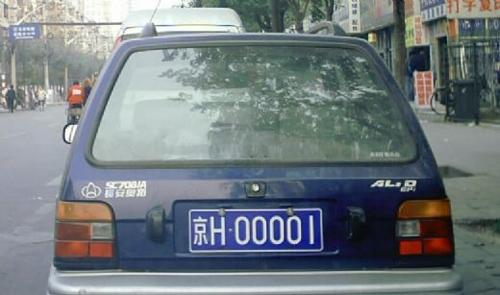
%> input picture license plate sample/京h.jpg, 500 x 295 px
$ octave main.m   (GNU Octave 9; MATLAB toolbox functions it lacks are replaced by stand-ins)
%> lines starting %> are read from the running program, lines starting %| are printed output that depends on the picture; in (x1, y1, x2, y2) boxes, pixels count from 0 and x2, y2 are one past the last pixel; in counts of white or black regions, pixels touching at a corner belong together; the program's own positions count from 1
### qiege.m
function e=qiege(d)
[m,n]=size(d);
top=1;bottom=m;left=1;right=n;   % init
while sum(d(top,:))==0 && top<=m
    top=top+1;
end
while sum(d(bottom,:))==0 && bottom>=1
    bottom=bottom-1;
end
while sum(d(:,left))==0 && left<=n
    left=left+1;
end
while sum(d(:,right))==0 && right>=1
    right=right-1;
end
dd=right-left;
hh=bottom-top;
e=imcrop(d,[left top dd hh]);

### getword.m
function [word,result]=getword(d)
word=[];flag=0;y1=8;y2=0.5;
    while flag==0
        [m,n]=size(d);
        wide=0;
        while sum(d(:,wide+1))~=0 && wide<=n-2
            wide=wide+1;
        end
        temp=qiege(imcrop(d,[1 1 wide m]));
        [m1,n1]=size(temp);
        if wide<y1 && n1/m1>y2
            d(:,[1:wide])=0;
            if sum(sum(d))~=0
                d=qiege(d);  % 切割出最小范围
            else word=[];flag=1;
            end
        else
            word=qiege(imcrop(d,[1 1 wide m]));
            d(:,[1:wide])=0;
            if sum(sum(d))~=0;
                d=qiege(d);flag=1;
            else d=[];
            end
        end
    end
%end
          result=d;

### main.m
% function [d]=main()
 close all
 clc    % 清空命令窗口的所有输入和输出，类似于清屏

%自动弹出提示框读入图像
 [filename,filepath]=uigetfile('.jpg','choose a vehicle image(muist be standard chinese license plate with blue background and white character)');% 直接自动读入%
%> the answer given: license plate sample/京h.jpg
 file=strcat(filepath,filename); %strcat函数：连接字符串；把filepath的字符串与filename的连接，即路径/文件名
 I=imread(file);
%> I is the input picture: size 295x500x3 uint8; mean R, G, B 114.9, 123.7, 127.6
 figure('name','original image'),imshow(I);title('original image')
 %图像增强
 % h=ones(5,5)/25; %过滤器h
 % I=imfilter(I,h);%真彩色增强
 % figure('name','真彩色增强');imshow(I);title('真彩色增强');

I1=rgb2gray(I); % RGB图像转灰度图像
 % %figure('name','灰度处理前'),subplot(1,2,1),imshow(I1);title('灰度处理前的灰度图');
% % subplot(1,2,2),imhist(I1);title('灰度处理前的灰度图直方图');
%线性灰度变换
 I1=imadjust(I1,[0.3,0.7],[]);
 figure('name','after grayscale'),subplot(1,2,1),imshow(I1);title('after grayscale');
 subplot(1,2,2),imhist(I1);title('histogram after grayscale');
%> after `title('histogram after grayscale')`:
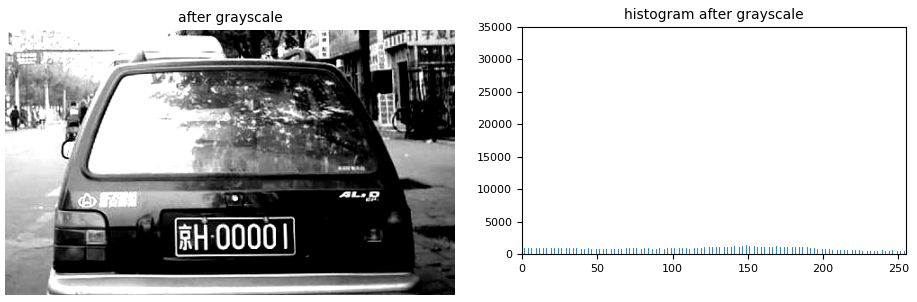
%> figure redrawn from the program's plot data, 2 panels
%进行中值滤波
 I1=medfilt2(I1);
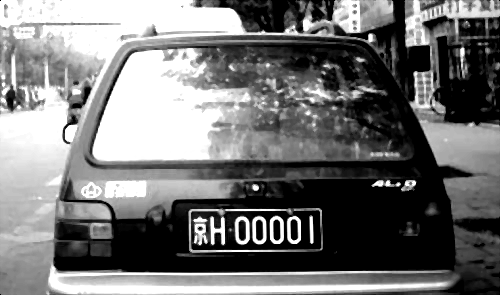
%> I1: size 295x500 uint8; min 0, max 255, mean 116.1
 figure,imshow(I1);title('median filter');
 imwrite(I1,'median filter.jpg');

%边缘检测：sobel,roberts,canny,prewitt等
 I2=edge(I1,'roberts',0.25,'both'); %边缘检测算法，强度小于阈值0.15的边缘被省略掉,'both'两个方向检测（缺省默认）
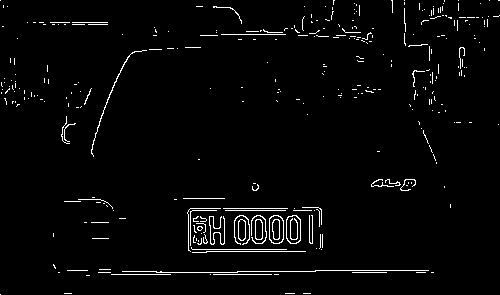
%> I2: size 295x500 logical; 2.6% white in thin lines or dots
 % I2=edge(I1,'roberts',0.15,'both'); %边缘检测算法，强度小于阈值0.15的边缘被省略掉,'both'两个方向检测（缺省默认）
figure('name','edge detection'),imshow(I2);title('robert edge detection')
imwrite(I2,'robert edge detection.jpg');
 se=[1;1;1];
 I3=imerode(I2,se);% 腐蚀Imerode(X,SE).其中X是待处理的图像，SE是结构元素对象
%> I3: size 295x500 logical; 0.66% white in thin lines or dots, all inside (x1, y1, x2, y2) = (1, 0, 488, 267)
figure('name','image after corrosion'),imshow(I3);title('image after corrosion');
imwrite(I3,'image after corrosion.jpg');
 se=strel('rectangle',[20,20]);% 25X25的矩形 strel???
 I4=imclose(I3,se);% 用25*25的矩形对图像进行闭运算(先膨胀后腐蚀)有平滑边界作用
%> I4: size 295x500 logical; 3.9% white; 57 white regions (47 under 20 px), largest, box (x1, y1, x2, y2) and area: (188, 210, 323, 250) 3143, (392, 0, 459, 45) 787, (413, 47, 439, 104) 726
 figure('name','smoothing process'),imshow(I4);title('image after smoothing');
 imwrite(I4,'image after smoothing.jpg');
 I5=bwareaopen(I4,1000);% 从二进制图像中移除所有少于2000像素的连接对象，消失的是连续的白色像素数量少于2000的字符
%> I5: size 295x500 logical; 2.1% white; 1 white region, box (x1, y1, x2, y2) and area: (188, 210, 323, 250) 3143
 figure('name','remove small object'),imshow(I5);title('remove snall object');
  imwrite(I5,'remove snall object.jpg');
 [y,x,z]=size(I5);% y是行数，x是列数，z是维数
%> y = 295; x = 500; z = 1
 myI=double(I5);% 转成双精度型
 tic   % 开始计时
 Blue_y=zeros(y,1);% zeros(M,N) 表示的是M行*N列的全0矩阵
 for i=1:y
     for j=1:x
          if(myI(i,j,1)==1) %% 判断蓝色像素remove
            Blue_y(i,1)= Blue_y(i,1)+1;% 蓝色像素点统计
          end
      end
 end
%> after the loop, Blue_y = 295 values, max 135 at index 236, min 0 at index 1, mean 10.65
 [temp MaxY]=max(Blue_y);% Y方向车牌区域确定 [temp MaxY]临时变量MaxY
%> temp = 135; MaxY = 236
 PY1=MaxY;  % 以下为找车牌Y方向最小值
%> PY1 = 236
 while ((Blue_y(PY1,1)>=5)&&(PY1>1))%% 为什么判断蓝色像素点>=5（才算蓝色）？？？？
         PY1=PY1-1;
 end
%> this loop made 21 passes
%> PY1 on passes 1 to 12: 235, 234, 233, 232, 231, 230, 229, 228, 227, 226, 225, 224
 PY2=MaxY; % 以下为找车牌Y方向最大值 ???难道最大值不是MaxY????
%> PY2 = 236
 while ((Blue_y(PY2,1)>=5)&&(PY2<y))
         PY2=PY2+1;
 end
%> this loop made 10 passes
 % IY=I(PY1:PY2,:,:);
 %%%%%%%%%%%%%%%%% X方向 %%%%%%%%%
 Blue_x=zeros(1,x);% 进一步确定x方向的车牌区域
 for j=1:x
      for i=PY1:PY2  % 只需扫描的行
          if(myI(i,j,1)==1) %% 判断蓝色像素
             Blue_x(1,j)= Blue_x(1,j)+1; % 蓝色像素点统计
          end
      end
 end
%> after the loop, Blue_x = 500 values, max 32 at index 321, min 0 at index 1, mean 6.25

 PX1=1;% 以下为找车牌X方向最小值
 while ((Blue_x(1,PX1)<5)&&(PX1<x))%% 为什么判断蓝色像素点<3（不算蓝色？）？？？？
        PX1=PX1+1;
 end
%> after the loop, PX1 = 189
 PX2=x;% 以下为找车牌X方向最大值
%> PX2 = 500
 while ((Blue_x(1,PX2)<3)&&(PX2>PX1))
         PX2=PX2-1;
 end
%> this loop made 177 passes
%> PX2 on passes 1 to 3: 499, 498, 497
%> after the loop, PX2 = 323
 PY1=PY1-2;% 对车牌区域的校正 为什么要这么+－？？？
%> PY1 = 213
 PX1=PX1-2;
%> PX1 = 187
 PX2=PX2+3;
%> PX2 = 326
 PY2=PY2+10;
%> PY2 = 256


 dw=I(PY1:PY2-8,PX1:PX2,:);% 裁剪图像
 toc %t=toc; % 停止计时
 %figure(7),subplot(1,2,1),imshow(IY),title('行方向合理区域');
 figure('name','Extract license plate from image'),%subplot(1,2,2),
 imshow(dw),title('Extract license plate from image')
 imwrite(dw,'dw.jpg');
 imwrite(dw,'Extract license plate from image.jpg');
 % 直接自动读入%[filename,filepath]=uigetfile('dw.jpg','输入一个定位裁剪后的车牌图像');
 %jpg=strcat(filepath,filename); % strcat函数：连接字符串；把filepath的字符串与filename的连接，即路径/文件名
 a=imread('dw.jpg');
 b=rgb2gray(a);
 imwrite(b,'1.gray scale image.jpg');
figure('name','image processing');subplot(3,2,1),imshow(b),title('1.grayscale image')

% [8 lines of commented-out code are left out]
 b=imadjust(b,[0.3,0.7],[]);
 subplot(3,2,2),imshow(b);title('2.Grayscale image after linear gray scale processing');

%进行二值化处理
 d=im2bw(b,0.4);%将灰度图像进行二值化处理
%> d: size 36x140 logical; 34.8% white; 13 white regions (3 under 20 px), largest, box (x1, y1, x2, y2) and area: (24, 4, 39, 33) 253, (48, 4, 64, 33) 252, (66, 4, 81, 33) 243
 imwrite(d,'2.binary image.jpg');
 subplot(3,2,3),imshow(d),title('3.binary image');%显示二值化图像

%进行中值滤波
 d=medfilt2(d);
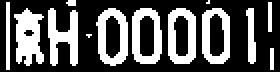
%> d: size 36x140 logical (shown 2 times larger); 34.6% white; 13 white regions (3 under 20 px), largest, box (x1, y1, x2, y2) and area: (7, 4, 22, 33) 288, (24, 4, 39, 33) 254, (48, 4, 64, 33) 253
 imwrite(d,'4.after Median filter.jpg');
 subplot(3,2,4),imshow(d);title('4.after Median filter');

% 均值滤波
 %h=fspecial('average',3);
 %d=im2bw(round(filter2(h,d)));% 滤波后，im2bw()：将图像转成二值图像 (可以不用round函数 也是一样的)
 %imwrite(d,'4.均值滤波后.jpg');
 %subplot(3,2,4),imshow(d),title('4.均值滤波后')

% 某些图像进行操作
 % 膨胀或腐蚀  ？？？感觉没什么效果咧？？？
 % se=strel('square',3);  % 使用一个3X3的正方形结果元素对象对创建的图像进行膨胀
 % 'line'/'diamond'/'ball'/'square'/'dish'... 线/菱形/球/正方形/圆
 se=eye(2); % eye(n) 返回n乘n单一矩阵； 单位矩阵
 [m,n]=size(d);
%> m = 36; n = 140
 if bwarea(d)/m/n>=0.365 % 函数bwarea 计算目标物的面积，单位是像素；bwarea/m/n即为单个像素？？
     d=imerode(d,se);% 腐蚀
 elseif bwarea(d)/m/n<=0.235
     d=imdilate(d,se);% 膨胀
 end
 imopen(d,se);

%se=eye(7);
 %imopen(d,se);
 imwrite(d,'5.after corrosion or expansion.jpg');
 subplot(3,2,5),imshow(d),title('5.after corrosion or expansion')

%%%%%%%%%%%%%%%%%%%%%%%%%%%%%%%%%%%%%%%%%%%%
%%%%进行字符识别%%%%%%%%%%%%%%%%%%%%%%%%%%%%%%%%%
%%%%%%%%%%%%%%%%%%%%%%%%%%%%%%%%%%%%%%%%%%%%

% 寻找连续有文字的块，若长度大于某阈值，则认为该块有两个字符组成，需要分割
 d=qiege(d);% 调用qiege()子程序
%> after the loop in qiege, `while sum(d(top,:))==0 && top<=m`: top = 1
%> the loop in qiege, `while sum(d(bottom,:))==0 && bottom>=1` made 1 pass
%> bottom on pass 1: 35
%> the loop in qiege, `while sum(d(:,left))==0 && left<=n` made 3 passes
%> the loop in qiege, `while sum(d(:,right))==0 && right>=1` made 3 passes
%> right on passes 1 to 3: 139, 138, 137
%> in qiege, `dd=right-left;`: dd = 133
%> in qiege, `hh=bottom-top;`: hh = 34
%> in qiege, `e=imcrop(d,[left top dd hh]);`: e: size 35x134 logical; 37.2% white; 13 white regions (3 under 20 px), largest, box (x1, y1, x2, y2) and area: (4, 4, 19, 33) 288, (21, 4, 36, 33) 254, (45, 4, 61, 33) 253
 [m,n]=size(d);
%> m = 35; n = 134
 figure,subplot(2,1,1),imshow(d),title(n)
 k1=1;k2=1;
 j=1;
 s=sum(d);%sum(x)就是竖向相加，求每列的和，结果是行向量;sum(x,2)表示矩阵x的横向相加，求每行的和，结果是列向量。sum(X(:))表示矩阵求和
%> s = 134 values, max 34 at index 1, min 0 at index 3, mean 13.03

while j~=n   %%%%% 什么原理？？？
     while s(j)==0  %% 无文字？？？为什么？？？
         j=j+1;
     end
     k1=j;
     while s(j)~=0 && j<=n-1
         j=j+1;
     end
     k2=j-1;
     if k2-k1>=round(n/6.5)
         [val,num]=min(sum(d(:,[k1+5:k2-5])));
         d(:,k1+num+5)=0;  % 分割
     end
 end
%> this loop made 10 passes
%> (k1, k2) on passes 1 to 10: (1, 2), (5, 19), (22, 36), (41, 43), (46, 61), (64, 78), (82, 95), (99, 112), (121, 125), (132, 133)
%> after the loop, j = 134
 % 再切割
 %d=qiege(d);
 % 切割出 7 个字符
 y1=10;y2=0.25;flag=0;word1=[];
 while flag==0  % flag为自定义，以便标记循环用
     [m,n]=size(d);
   left=1;
     wide=0;
     while sum(d(:,wide+1))~=0 % 二值图像：黑色像素代表感兴趣的对象而白色像素代表背景。逻辑矩阵只包括0(显示为黑色)和1(显示为白色)
         wide=wide+1;% ？wide的意义？
     end
     if wide<y1   % 认为是左侧干扰 为什么是10？
         d(:,[1:wide])=0; % 将白色汉字前的白色弄成黑色
 %       figure,imshow(d);
         d=qiege(d); % 处理干扰后再次调用切割子程序
     else
         temp=qiege(imcrop(d,[1 1 wide m]));% imcrop函数截取图像[xmin ymin width height]
         [m,n]=size(temp);
         all=sum(sum(temp));
         two_thirds=sum(sum(temp([round(m/3):2*round(m/3)],:)));
         if two_thirds/all>y2 %？？什么意思？？
             flag=1;word1=temp;   %第一个字符
         end
         d(:,[1:wide])=0;d=qiege(d); %？为什么又处理一次？
     end
 end
%> this loop made 2 passes
%> (all, two_thirds) on pass 2: (288, 116)
%> after the loop, flag = 1
 % 分割出第二个字符
 [word2,d]=getword(d);
 % 分割出第三个字符
 [word3,d]=getword(d);
%> the loop in getword (call 2), `while flag==0` made 2 passes
%> temp on pass 1: [true true true; false true false]
 % 分割出第四个字符
 [word4,d]=getword(d);
 % 分割出第五个字符
 [word5,d]=getword(d);
%> the loop in getword (call 4), `while flag==0` made 1 pass
%> pass 1, in qiege (call 18), `e=imcrop(d,[left top dd hh]);`:
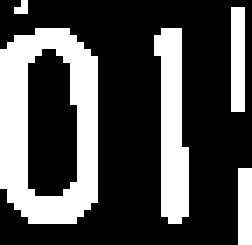
%> e: size 35x36 logical (shown 7 times larger); 30.1% white; 5 white regions (1 under 20 px), largest, box (x1, y1, x2, y2) and area: (0, 4, 14, 32) 228, (22, 4, 27, 32) 96, (33, 1, 35, 16) 30, (34, 24, 36, 35) 22
 % 分割出第六个字符
 [word6,d]=getword(d);
 % 分割出第七个字符
 [word7,d]=getword(d);
%> after the loop in getword (call 6), `while flag==0`: d = 34 rows, first 12: [true true false; true true false; true true false; true true false; true true false; true true false; true true false; true true false; true true false; true true false; true true false; true true false]; word = 28 rows, first 8: [false true true true false; true true true true false; true true true true false; true true true true false; false true true true false; false true true true false; false true true true false; false true true true false]
%> in getword (call 6), `result=d;`: result has the same summary as d
%> word7 has the same summary as word in getword
 figure('name','character after segmentation');subplot(5,7,1),imshow(word1),title('1');
 subplot(5,7,2),imshow(word2),title('2');
 subplot(5,7,3),imshow(word3),title('3');
 subplot(5,7,4),imshow(word4),title('4');
 subplot(5,7,5),imshow(word5),title('5');
 subplot(5,7,6),imshow(word6),title('6');
 subplot(5,7,7),imshow(word7),title('7');
%> after `title('7')`:
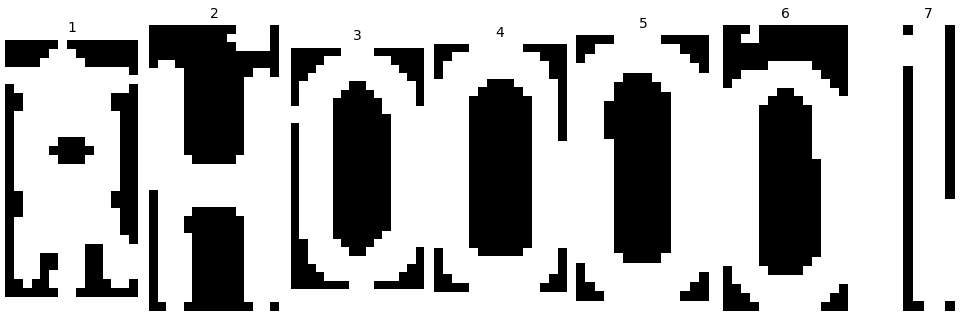
%> figure redrawn from the program's plot data, 7 panels
 [m,n]=size(word1);

% 商用系统程序中归一化大小为 40*20,此处演示
 word1=imresize(word1,[40 20]);%imresize对图像做缩放处理，常用调用格式为：B=imresize(A,ntimes,method)；其中method可选nearest,bilinear（双线性）,bicubic,box,lanczors2,lanczors3等
%> word1: size 40x20 logical; 66.2% white; 6 black regions (1 under 20 px), largest, box (x1, y1, x2, y2) and area: (0, 7, 8, 40) 77, (16, 7, 20, 32) 75, (9, 0, 20, 6) 39, (11, 32, 20, 40) 34, (0, 0, 8, 4) 27
 word2=imresize(word2,[40 20]);
%> word2: size 40x20 logical; 54.6% white; 4 black regions (2 under 20 px), largest, box (x1, y1, x2, y2) and area: (0, 0, 20, 19) 220, (5, 25, 16, 40) 123
 word3=imresize(word3,[40 20]);
%> word3: size 40x20 logical; 55.1% white; 5 black regions, box (x1, y1, x2, y2) and area: (6, 6, 15, 34) 225, (0, 12, 9, 40) 51, (12, 0, 20, 10) 32, (0, 0, 7, 10) 29, (12, 33, 20, 40) 22
 word4=imresize(word4,[40 20]);
%> word4: size 40x20 logical; 57.6% white; 5 black regions (3 under 20 px), largest, box (x1, y1, x2, y2) and area: (5, 6, 15, 34) 262, (13, 0, 20, 16) 34
 word5=imresize(word5,[40 20]);
%> word5: size 40x20 logical; 64.4% white; 5 black regions (3 under 20 px), largest, box (x1, y1, x2, y2) and area: (4, 6, 14, 34) 228, (13, 0, 20, 6) 20
 word6=imresize(word6,[40 20]);
%> word6: size 40x20 logical; 52.8% white; 4 black regions (2 under 20 px), largest, box (x1, y1, x2, y2) and area: (6, 9, 16, 35) 224, (0, 0, 20, 10) 124
 word7=imresize(word7,[40 20]);
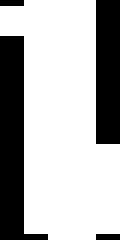
%> word7: size 40x20 logical (shown 6 times larger); 69.5% white; 4 black regions (2 under 20 px), largest, box (x1, y1, x2, y2) and area: (0, 6, 8, 40) 140, (16, 0, 20, 24) 96

figure('name','character after Normalization');subplot(5,7,15),imshow(word1),title('11');
 subplot(5,7,16),imshow(word2),title('22');
 subplot(5,7,17),imshow(word3),title('33');
 subplot(5,7,18),imshow(word4),title('44');
 subplot(5,7,19),imshow(word5),title('55');
 subplot(5,7,20),imshow(word6),title('66');
 subplot(5,7,21),imshow(word7),title('77');
 imwrite(word1,'1.jpg'); % 创建七位车牌字符图像
 imwrite(word2,'2.jpg');
 imwrite(word3,'3.jpg');
 imwrite(word4,'4.jpg');
 imwrite(word5,'5.jpg');
 imwrite(word6,'6.jpg');
 imwrite(word7,'7.jpg');
 liccode=char(['0':'9' 'A':'Z' '京辽陕苏鲁浙']);  %建立自动识别字符代码表；'京津沪渝港澳吉辽鲁豫冀鄂湘晋青皖苏赣浙闽粤琼台陕甘云川贵黑藏蒙桂新宁'
 % 编号：0-9分别为 1-10;A-Z分别为 11-36;
 % 京  津  沪  渝  港  澳  吉  辽  鲁  豫  冀  鄂  湘  晋  青  皖  苏
 % 赣  浙  闽  粤  琼  台  陕  甘  云  川  贵  黑  藏  蒙  桂  新  宁
 % 37 38 39 40 41 42 43 44 45 46 47 48 49 50 51 52 53 54 55 56 57 58 59
 % 60 61 62 63 64 65 66 67 68 69 70
 SubBw2=zeros(40,20); % 创建一个40行20列的0矩阵
 l=1;
 for I=1:7
       ii=int2str(I); % 将整型数据转换为字符串型数据
      t=imread([ii,'.jpg']);% 依次读入七位车牌字符
%> t: size 40x20 uint8; min 0, max 255, mean 168.1
       SegBw2=imresize(t,[40 20],'nearest'); % 对读入的字符进行缩放
         if I==1                 % 第一位汉字识别
             kmin=37;
             kmax=42;
         elseif I==2             % 第二位 A~Z 字母识别
             kmin=11;
             kmax=36;
         else   I>=3         % 第三位以后是字母或数字识别 ;即I>=3
             kmin=1;
             kmax=36;
         end

         for k2=kmin:kmax
             fname=strcat('namebook\',liccode(k2),'.jpg'); % strcat函数：连接字符串
%> (the run ends here)
